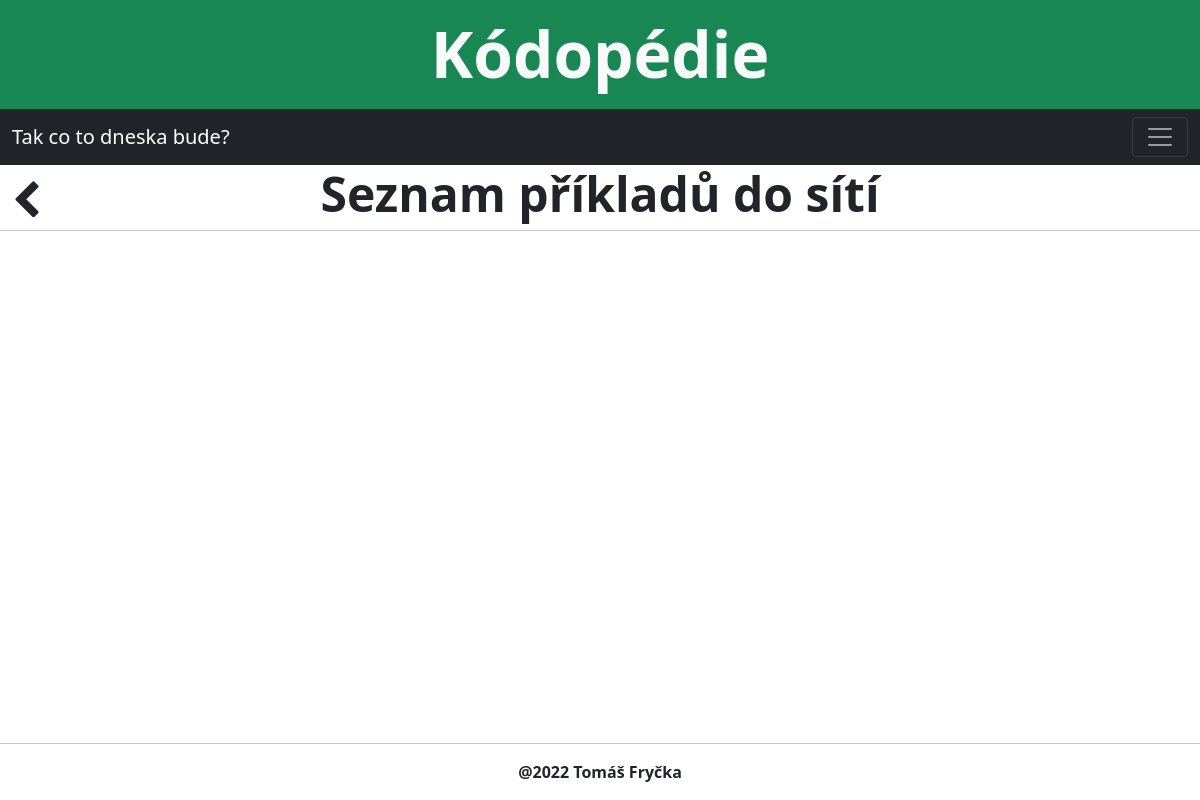
Before: /home/sit/ with the older database file.
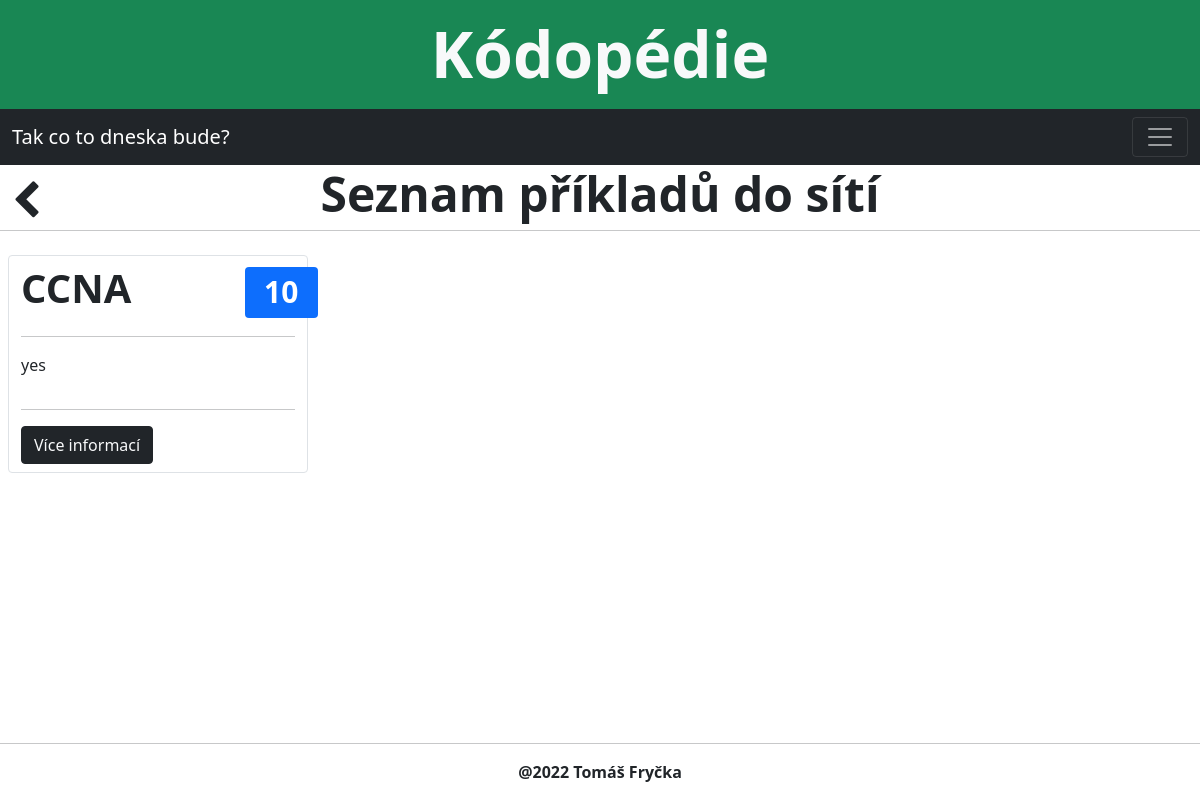
After: the same page with the newer database file.
### guide/models.py (models this page shows, shortened)
class Sit(models.Model):
    name = models.CharField(max_length=100, verbose_name='Obsah kódu', help_text='Krátce popište, co je cílem kódu')
    desc = models.TextField(verbose_name='Popis kódu', help_text='Stručně popište, jak bude kód fungovat')
    shortdesc = models.TextField(verbose_name='Stručný popis kódu', help_text='Stručně popište, jak bude kód fungovat')
    difficulty = models.IntegerField(blank=True, null=True,
                                    validators=[MinValueValidator(1), MaxValueValidator(10)],
                                    verbose_name='Obtížnost kódu (1-10)',
                                    help_text='Zadejte obtížnost kódu v hodnotách od 1 do 10')
    sit = models.FileField(upload_to=sit_path, null=True, verbose_name='Zdrojový kód')
    class Meta:
        ordering = ['name']

### guide/views.py (the view)
# urls.py: path('sit/', views.SitView.as_view(), name='sit_list'),
class SitView(ListView):
    model = Sit
    context_object_name = 'sit_list'
    template_name = 'codes/sitlist.html'
    queryset = Sit.objects.order_by('name').all()

### guide/templates/codes/sitlist.html (shortened to what this page needs)
{% extends 'def.html' %}
{% block content %}
     <div class="row">
        <a class=" col-3 fa fa-chevron-left pt-3 text-decoration-none text-dark" href="{% url 'index' %}"></a>
        <h3 class="col-6 display-5 text-center fw-bold"> Seznam příkladů do sítí </h3>
        <hr>
    </div>
    <div class="row">
    {% for sit in sit_list %}
    <div class="border rounded col-xl-3 col-lg-4 col-md-12 m-2 py-2">
        <div class="row">
            <div class="col-9">
                <h3 class="display-6 fw-bold"><a class="text-decoration-none text-dark" href="{% url 'sit_detail' sit.pk %}"> {{ sit.name }} </a></h3>
            </div>
            <div class="col-3 display-6 mr-3"><span class="badge bg-primary">{{ sit.difficulty }}</span></div>
        </div>
        <hr>
        <div class="row">
            <p>{{ sit.shortdesc }}</p>
        </div>
        <hr>
        <button class="btn btn-dark"><a class="text-decoration-none text-light" href="{% url 'sit_detail' sit.pk %}">Více informací</a></button>
    </div>
    {% endfor %}
    </div>
{% endblock %}

Changed rows visible on the page:
added Sit: name "CCNA", difficulty "10", shortdesc "yes"
